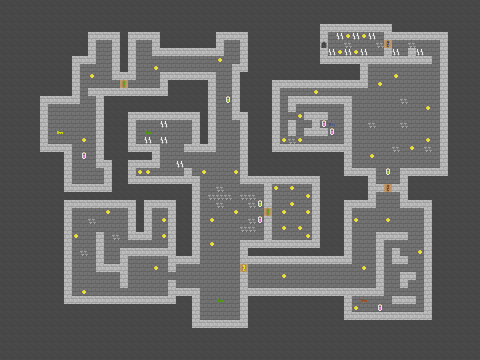

The image is a tile-based game level rendered from a .tmx file. Its description and source (layers, tilesets, objects; grid data summarised) follow:
An orthogonal 60x45 tile map with 8x8 px tiles, 4 tile layers (under, base, pickups, spikes).

<map version="1.0" orientation="orthogonal" renderorder="right-down" width="60" height="45" tilewidth="8" tileheight="8" nextobjectid="1">
 <tileset firstgid="1" name="tiles" tilewidth="8" tileheight="8" tilecount="19" columns="0">
  <tile id="0">
   <properties>
    <property name="can_pass" type="bool" value="false" />
   </properties>
   <image width="8" height="8" source="bricks.png" />
  </tile>
  <tile id="1">
   <properties>
    <property name="can_pass" type="bool" value="true" />
   </properties>
   <image width="8" height="8" source="bricks_dark.png" />
  </tile>
  <tile id="2">
   <properties>
    <property name="can_pass" type="bool" value="true" />
   </properties>
   <image width="8" height="8" source="coin_small.png" />
  </tile>
  <tile id="3">
   <properties>
    <property name="can_pass" type="bool" value="true" />
   </properties>
   <image width="8" height="8" source="exit.png" />
  </tile>
  <tile id="4">
   <properties>
    <property name="can_pass" type="bool" value="true" />
   </properties>
   <image width="8" height="8" source="key_blue.png" />
  </tile>
  <tile id="5">
   <properties>
    <property name="can_pass" type="bool" value="true" />
   </properties>
   <image width="8" height="8" source="key_green.png" />
  </tile>
  <tile id="6">
   <properties>
    <property name="can_pass" type="bool" value="true" />
   </properties>
   <image width="8" height="8" source="key_red.png" />
  </tile>
  <tile id="7">
   <properties>
    <property name="can_pass" type="bool" value="true" />
   </properties>
   <image width="8" height="8" source="key_yellow.png" />
  </tile>
  <tile id="8">
   <properties>
    <property name="can_pass" type="bool" value="false" />
   </properties>
   <image width="8" height="8" source="keyhole_blue.png" />
  </tile>
  <tile id="10">
   <properties>
    <property name="can_pass" type="bool" value="false" />
   </properties>
   <image width="8" height="8" source="keyhole_red.png" />
  </tile>
  <tile id="11">
   <properties>
    <property name="can_pass" type="bool" value="false" />
   </properties>
   <image width="8" height="8" source="keyhole_yellow.png" />
  </tile>
  <tile id="12">
   <properties>
    <property name="can_pass" type="bool" value="false" />
   </properties>
   <image width="8" height="8" source="void.png" />
  </tile>
  <tile id="13">
   <properties>
    <property name="can_pass" type="bool" value="false" />
   </properties>
   <image width="8" height="8" source="keyhole_green.png" />
  </tile>
  <tile id="14">
   <image width="8" height="8" source="spikes_off.png" />
  </tile>
  <tile id="15">
   <image width="8" height="8" source="spikes_on.png" />
  </tile>
  <tile id="16">
   <properties>
    <property name="can_pass" type="bool" value="false" />
   </properties>
   <image width="8" height="8" source="chest_closed.png" />
  </tile>
  <tile id="17">
   <properties>
    <property name="can_pass" type="bool" value="false" />
   </properties>
   <image width="8" height="8" source="chest_open.png" />
  </tile>
  <tile id="19">
   <image width="8" height="8" source="potion_health.png" />
  </tile>
  <tile id="20">
   <image width="8" height="8" source="potion_mana.png" />
  </tile>
 </tileset>
 <layer name="under" width="60" height="45">
  <data>[2700 cells, 2700 non-empty, 1 distinct tile ids]</data>
 </layer>
 <layer name="base" width="60" height="45">
  <data>[2700 cells, 2700 non-empty, 8 distinct tile ids]</data>
 </layer>
 <layer name="pickups" width="60" height="45">
  <data>[2700 cells, 59 non-empty, 7 distinct tile ids]</data>
 </layer>
 <layer name="spikes" width="60" height="45">
  <data>[2700 cells, 35 non-empty, 2 distinct tile ids]</data>
 </layer>
</map>